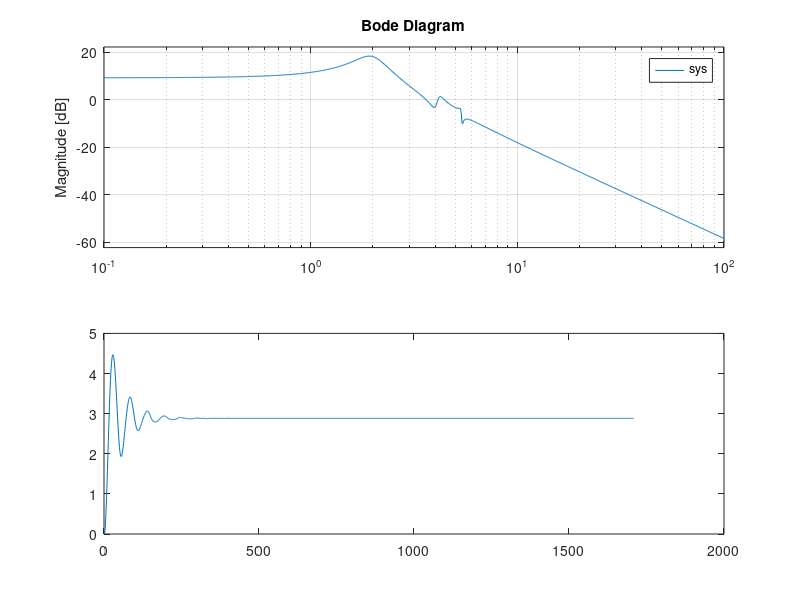

This chart was generated by the following MATLAB code:
%% initialize the system
numerator=[11.88 4.977 539.6 129.9 5625]
denominator=[1 1.169 50.3 45.94 685.3 391.7 1952]
sys=tf(numerator, denominator);

%% Bode Plot of the system
bode(sys); % change frequency unit to KHz in "View" -> "Property Editor"

%% Step response of the system
plot(step(sys));


